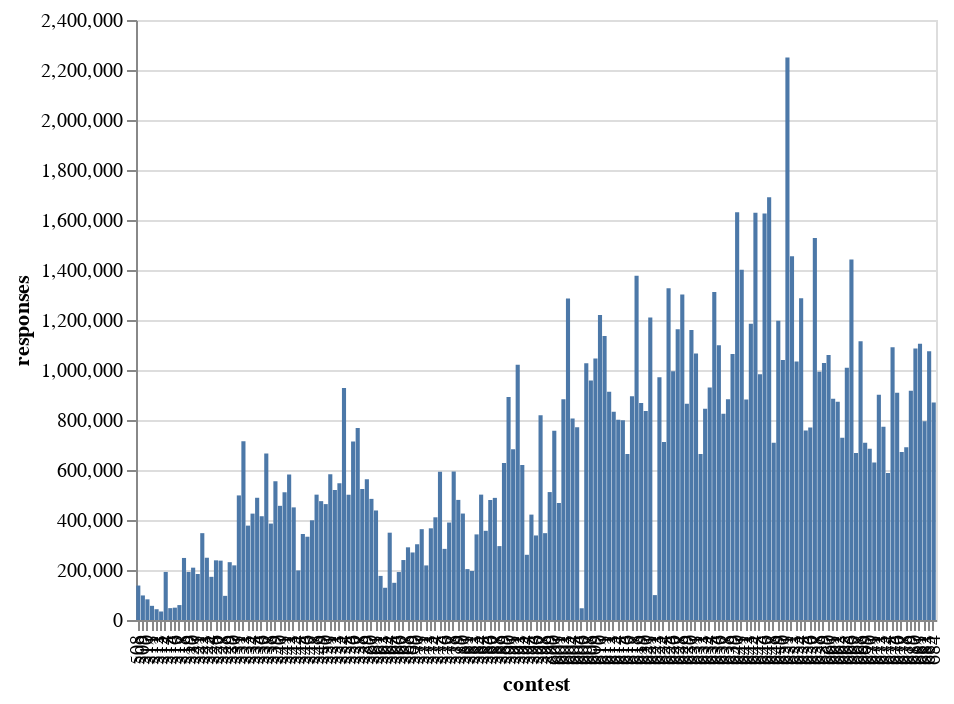

Write notebook code for a chart like this one.
### Code cell
from altair import Chart, X, Y, Scale

show = df.copy()
show["contest"] = show.index
Chart(show).mark_bar().encode(
    x=X('contest:O', scale=Scale(zero=False)),
    y='responses')

### Figure 1 — Vega-Lite specification as saved in the notebook (floating-point values rounded to 4 significant figures; data arrays with more than 128 entries replaced by an {"elided": "..."} marker saying what was removed)
{"$schema": "https://vega.github.io/schema/vega-lite/v3.4.0.json", "config": {"mark": {"tooltip": null}, "view": {"height": 300, "width": 400}}, "data": {"name": "data-7f111bb765ffdde1e7615de14fd80ec4"}, "datasets": {"data-7f111bb765ffdde1e7615de14fd80ec4": {"elided": "175 records"}}, "encoding": {"x": {"field": "contest", "scale": {"zero": false}, "type": "ordinal"}, "y": {"field": "responses", "type": "quantitative"}}, "mark": "bar"}
